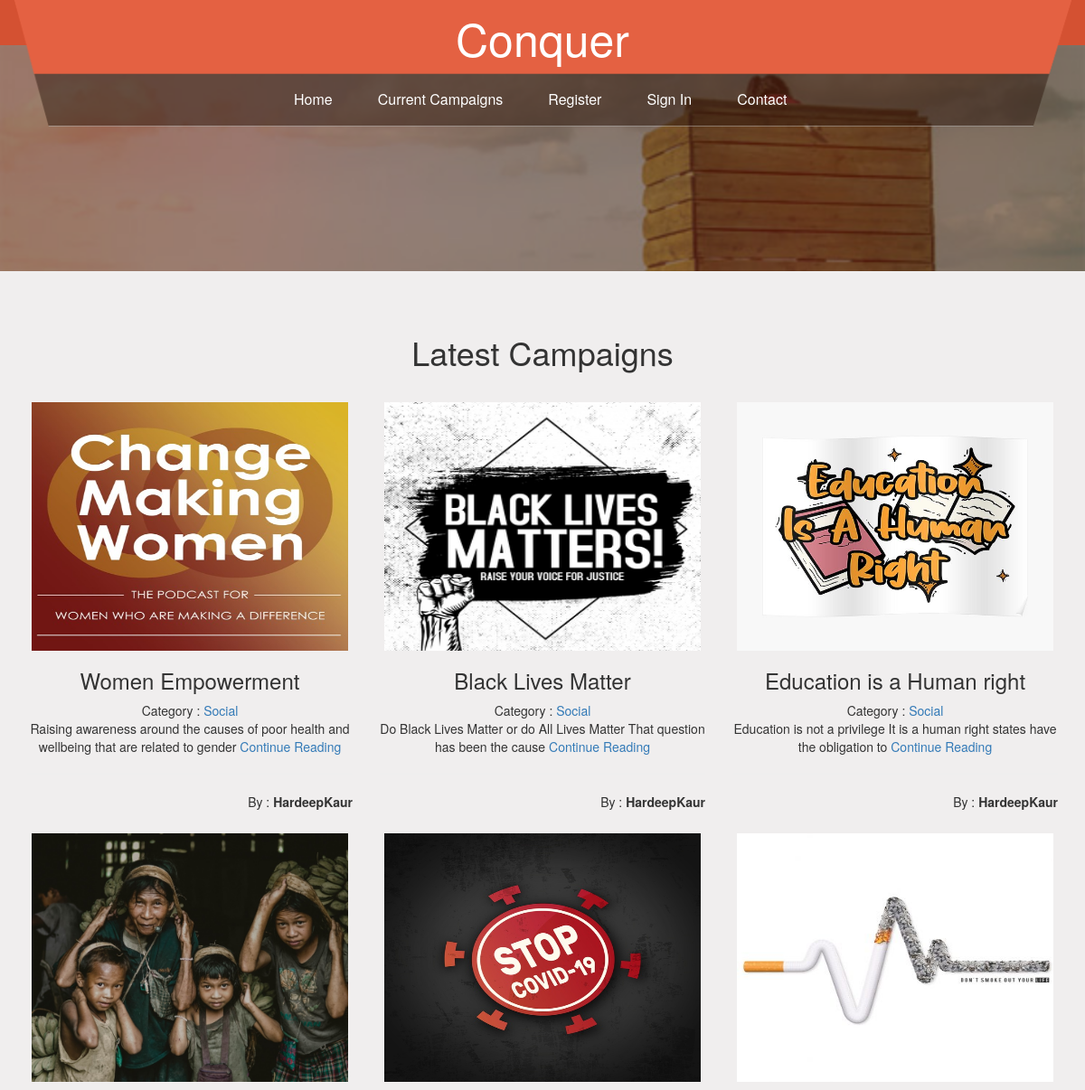
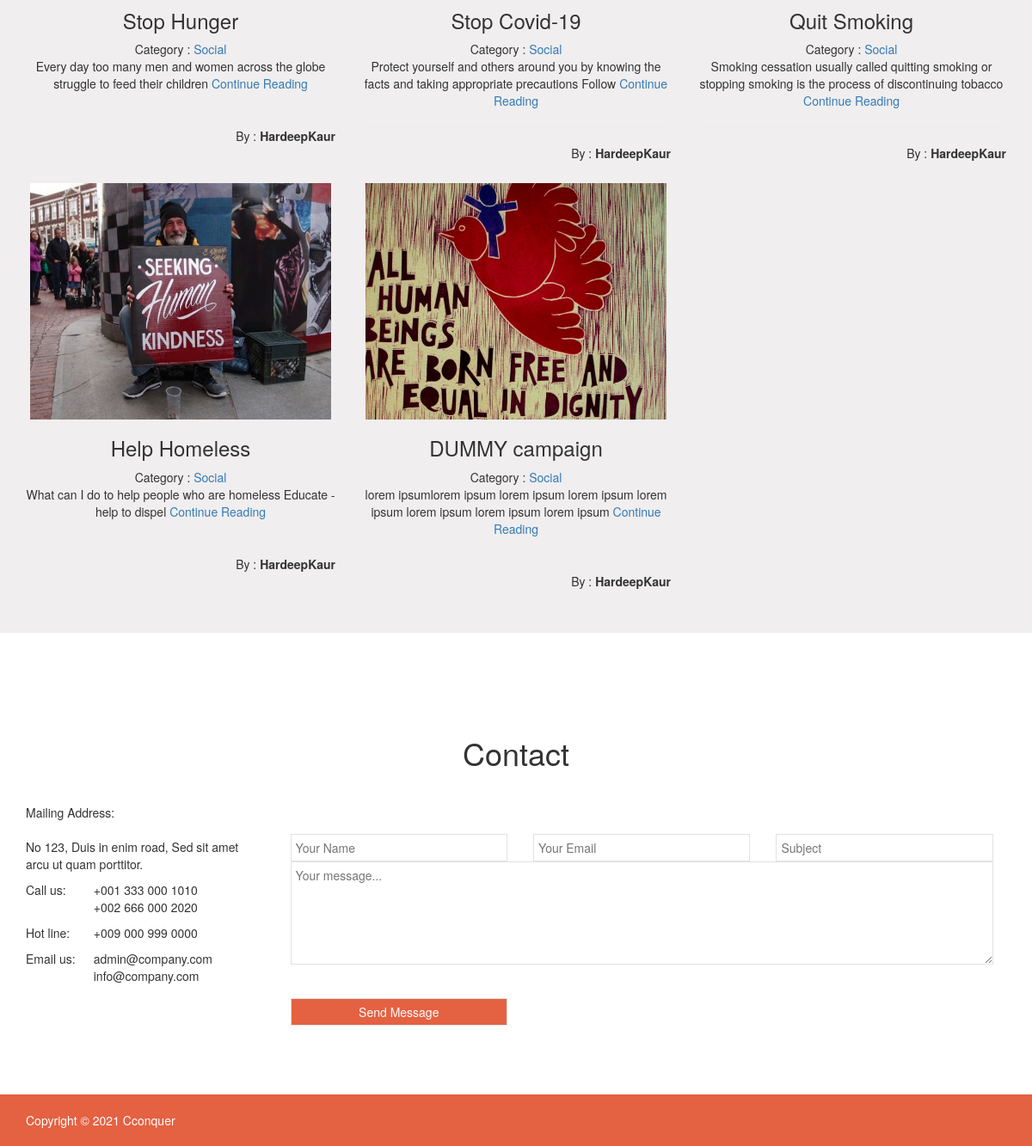
The app's page /campaign_list.php with its own data (2 pictures, top to bottom).
### tables this page shows
CREATE TABLE `tb_camp` (
  `camp_id` int(10) NOT NULL,
  `camp_name` varchar(200) NOT NULL,
  `camp_desc` varchar(1000) NOT NULL,
  `camp_by` varchar(10) NOT NULL,
  `camp_photo` varchar(30) NOT NULL,
  `camp_status` varchar(50) NOT NULL,
  `camp_date` date NOT NULL
);

CREATE TABLE `tb_register` (
  `id` int(11) NOT NULL,
  `first_name` varchar(250) NOT NULL,
  `last_name` varchar(250) NOT NULL,
  `email` varchar(250) NOT NULL,
  `password` varchar(250) NOT NULL,
  `phone` varchar(100) NOT NULL,
  `bio` varchar(500) NOT NULL,
  `status` int(100) NOT NULL DEFAULT 1
);

### campaign_list.php (the view, shortened to what this page needs)
<?php
include('include/header_s.php');
include('config.php');
?>
      </div>
    </div>
  </div>
  <div class="templatemo_headerimage">
    <div class="flexslider">
      <ul class="slides">
        <li><img src="images/slider/1.jpg" alt="Slide 1"></li>
      </ul>
    </div>
  </div>
  <div class="slider-caption">
  </div>
<div class="templatemo_servicewrapper" id="templatemo_service_page">
  <div class="container">
  <div class="row blog-row">
	    <h1 class="text-center margin_bottom30">Latest Campaigns</h1>
        <?php
            $query = "SELECT * FROM `tb_camp` WHERE `camp_status` = 'active'";
            $result = mysqli_query($con,$query);
            while($row = $result->fetch_assoc()) {
        ?>
			<div class="col-md-4 col-sm-4 col-xs-12 margin_bottom30">
			<a href="campaign.php?id=<?php echo $row['camp_id']; ?>">
				<img class="img-responsive img-class center-block" src="uploads/<?php echo $row['camp_photo']; ?>" height="250">
				</a>
				<div class="blog-content bg-white">
				<h3><?php echo $row['camp_name']; ?></h3>
				<p>Category : <a href="">Social</a></p>
				<p> <?php
                $first10words = implode(' ', array_slice(str_word_count($row['camp_desc'],1), 0, 15));
                echo $first10words; ?>
                <a href=""  class="heading_color">  Continue Reading</a></p>
				<hr>
				<p>
				<span class="pull-right">By : <strong><?php
                $user_d = $row['camp_by'];
                $querys = "SELECT * FROM `tb_register` WHERE id = $user_d";
                $results = mysqli_query($con,$querys);
                while($rows = $results->fetch_array()) {
                    echo $rows['first_name'];  echo $rows['last_name'];
                }
                ?></strong></span> </p>
				</div>
			</div>
        <?php } ?>
		</div>
  </div>
<?php include('include/footer.php'); ?>
<link href="//netdna.bootstrapcdn.com/bootstrap/3.0.0/css/bootstrap.min.css" rel="stylesheet" id="bootstrap-css">
<link rel="stylesheet" href="http://cdnjs.cloudflare.com/ajax/libs/font-awesome/4.1.0/css/font-awesome.min.css"/>

### include/header_s.php (shortened to what this page needs)
<!DOCTYPE html>
<head>
<link rel="stylesheet" href="css/animate.css">
<link rel="stylesheet" href="css/bootstrap.min.css">
<link rel="stylesheet" href="css/font-awesome.min.css">
<link rel="stylesheet" href="css/templatemo_misc.css">
<link rel="stylesheet" href="css/templatemo_style.css">
<link rel="stylesheet" href="css/styles.css">
</head>
<body>
<div id="templatemo_home_page">
  <div class="templatemo_topbar">
    <div class="container">
      <div class="row">
        <div class="templatemo_titlewrapper"><img src="images/templatemo_logobg.png" alt="logo background">
          <div class="templatemo_title"><span><a href="index.php" style="color: #ffffff;">Conquer</a></span></div>
        </div>
        <nav class="navbar navbar-default templatemo_menu" role="navigation">
          <div class="container-fluid">
            <div id="top-menu">
              <div class="collapse navbar-collapse" id="bs-example-navbar-collapse-1">
                <ul class="nav navbar-nav">
                  <li><a class="menu" href="index.php">Home</a></li>
                  <li><a class="menu" href="campaign_list.php">Current Campaigns</a></li>
                  <?php if(isset($_SESSION['user_name'])) {  ?> <li><a class="menu" href="new_campaign.php">New Campaign</a></li> <?php } else { ?> 				  <li><a class="menu" href="register.php">Register</a></li>
 <li><a class="menu" href="login.php">Sign In</a></li><?php } ?>
 <li><a class="menu" href="#templatemo_contact_page">Contact</a></li>
                </ul>
              </div>
            </div>
          </div>
        </nav>

### include/footer.php (shortened to what this page needs)
  </div>
</div>
<div class="templatemo_contactwrapper" id="templatemo_contact_page">
  <div class="container">
    <div class="row">
      <h1>Contact</h1>
    </div>
  </div>
  <div class="container templatemo_contactmargin">
    <div class="row">
      <div class="col-md-3">
        <div class="templatemo_address_title">Mailing Address:</div>
        No 123, Duis in enim road, Sed sit amet arcu ut quam porttitor.
        <div class="templatemo_address_left">Call us:</div>
        <div class="templatemo_address_right">+001 333 000 1010<br>
          +002 666 000 2020</div>
        <div class="templatemo_address_left">Hot line:</div>
        <div class="templatemo_address_right">+009 000 999 0000</div>
        <div class="templatemo_address_left">Email us:</div>
        <div class="templatemo_address_right">admin@company.com<br>
          info@company.com</div>
      </div>
      <form action="#" method="post">
        <div class="col-md-9">
          <div class="col-md-4">
            <input type="text" name="name" id="name" class="name" placeholder="Your Name">
          </div>
          <div class="col-md-4">
            <input type="text" name="email" id="email" class="email" placeholder="Your Email">
          </div>
          <div class="col-md-4">
            <input type="text" name="subject" id="subject" class="subject" placeholder="Subject">
          </div>
          <div class="col-md-12">
            <textarea name="message" cols="1" rows="1" class="message" placeholder="Your message... " id="message"></textarea>
          </div>
          <div class="col-md-4">
            <input type="submit" name="send" value="Send Message" id="submit" class="button templatemo_sendbtn">
          </div>
        </div>
      </form>
    </div>
  </div>
</div>
<div class="templatemo_footerwrapper">
  <div class="container">
    <div class="row">
      <div class="col-md-12">Copyright &copy; 2021 <a href="index.php">Cconquer</a>
      </div>
    </div>
  </div>
</div>
</body>
</html>

### css/templatemo_misc.css (style rules this page uses)
.slides,.flex-control-nav,.flex-direction-nav { margin:0; padding:0; list-style:none; }
.flexslider { margin:0; padding:0; }
.flexslider .slides > li { display:none; -webkit-backface-visibility:hidden; }
.flexslider .slides img { width:100%; display:block; }
.slides:after { content:"\0020"; display:block; clear:both; visibility:hidden; line-height:0; height:0; }
.flexslider { margin:0 0 60px; background:#fff; position:relative; zoom:1; }
.flexslider .slides { zoom:1; }

### css/templatemo_style.css (style rules this page uses)
body { font:14px/1.85em 'Open Sans',Arial,Helvetice Neue,sans-serif; color:#888888; font-weight:300; font-style:normal; -webkit-font-smoothing:antialiased; -webkit-text-size-adjust:100%; }
a,a:hover,a:focus { text-decoration:none; -webkit-transition:all 150ms ease-in; -moz-transition:all 150ms ease-in; -o-transition:all 150ms ease-in; transition:all 150ms ease-in; }
h1,h2,h3,h4,h5,h6 { font-family:'Open Sans',Arial,Helvetice Neue,sans-serif; }
h1 { width:100%; font-size:36px; color:#747474; text-align:center; }
.templatemo_topbar { width:100%; background:url(../images/templatemo-topbar-bg.png) repeat-x; position:fixed; z-index:10; top:0; }
.templatemo_headerimage { width:100%; margin-top:50px; position:relative; }
.templatemo_headerimage img { width:100%; }
.templatemo_titlewrapper { top:0; width:100%; left:0; }
.templatemo_title { position:absolute; height:150px; line-height:84px; float:left; display:block; width:100%; text-align:center; font-size:50px; color:#ffffff; top:0; left:0; }
.templatemo_title span { display:block; height:150px; }
.templatemo_menu { position:relative; top:10%; }
.templatemo_topbar .navbar-default { border:none; background:none; }
.templatemo_topbar .navbar { border-radius:0; }
.templatemo_topbar .navbar-nav { float:none; margin:0 auto; }
.templatemo_topbar .navbar-default .navbar-nav>li>a { color:#ffffff; }
.navbar-collapse { box-shadow:none; }
.templatemo_servicewrapper { background:#f0eeee; padding:50px 0 50px 0; width:100%; text-align:center; }
.templatemo_contactwrapper { padding:100px 0 30px 0; }
.templatemo_contactmargin { margin-top:30px; }
.templatemo_address_title { float:left; width:100%; margin:0 0 20px 0; }
.templatemo_address_left { float:left; width:30%; font-size:14px; margin-top:10px; }
.templatemo_address_right { float:left; width:70%; font-size:14px; margin-top:10px; }
.templatemo_contactwrapper input,textarea { width:100%; border:1px solid #e2e2e2; margin-top:10px; padding:5px; }
.templatemo_contactwrapper textarea { height:120px; }
.templatemo_sendbtn { background:#e46142; color:#fff; padding:7px 25px; float:left; }
.templatemo_footerwrapper { background:#e46142; color:#fff; width:100%; padding:20px 0; margin-top:50px; }
.templatemo_footerwrapper a { color:#fff; }
.flexslider ul { padding:0; }
.flexslider ul li { padding:0; }
.slider-caption { position:absolute; vertical-align:middle; width:100%; text-align:center; z-index:8; color:#fff; top:180px; }
.flexslider { background-color:#371604; overflow:hidden; margin:0; }
.flexslider img { position:relative; opacity:0.5; width:100%; z-index:7; }
@media (min-width:768px) { .templatemo_topbar { height:35px; } }
@media (min-width:768px) { .templatemo_headerimage { margin-top:35px; } }
@media (min-width:768px) { .templatemo_title { font-size:32px; line-height:50px; } }
@media (min-width:768px) { .templatemo_topbar .navbar-nav { width:600px; } }
@media (min-width:768px) { .templatemo_topbar .navbar { position:relative; top:-35px; } }
@media (min-width:768px) { .templatemo_topbar .navbar-default .navbar-nav>li>a { color:#ffffff; font-size:14px; padding:5px 25px; } }
@media (min-width:992px) { .templatemo_topbar { height:50px; } }
@media (min-width:992px) { .templatemo_headerimage { margin-top:50px; } }
@media (min-width:992px) { .templatemo_title { font-size:40px; line-height:60px; } }
@media (min-width:992px) { .templatemo_topbar .navbar { position:relative; top:-45px; } }
@media (min-width:992px) { .templatemo_topbar .navbar-default .navbar-nav>li>a { color:#ffffff; font-size:14px; padding:10px 25px; } }
@media (min-width:1200px) { .templatemo_title { font-size:50px; line-height:84px; } }
@media (min-width:1200px) { .templatemo_topbar .navbar { position:relative; top:-55px; } }
@media (min-width:1200px) { .templatemo_topbar .navbar-default .navbar-nav>li>a { color:#ffffff; font-size:16px; padding:15px 25px; } }

### campaign_list.php (style rules this page uses)
.flexslider { max-height: 250px; }
.img-class { height: 275px !important; width: 350px; }
p { margin: 0 0 0px !important; }
.col-md-4 { margin-top: 25px; }

### records on screen
tb_camp: camp_photo (picture), camp_name "Women Empowerment", camp_desc "Raising awareness around the causes of poor health and wellbeing that are related to gender"
tb_register: first_name "Hardeep", last_name "Kaur"
tb_camp: camp_photo (picture), camp_name "Black Lives Matter", camp_desc "Do Black Lives Matter or do All Lives Matter That question has been the cause"
tb_camp: camp_photo (picture), camp_name "Education is a Human right", camp_desc "Education is not a privilege It is a human right states have the obligation to"
tb_camp: camp_photo (picture), camp_name "Stop Hunger", camp_desc "Every day too many men and women across the globe struggle to feed their children"
tb_camp: camp_photo (picture), camp_name "Stop Covid-19", camp_desc "Protect yourself and others around you by knowing the facts and taking appropriate precautions Follow"
tb_camp: camp_photo (picture), camp_name "Quit Smoking", camp_desc "Smoking cessation usually called quitting smoking or stopping smoking is the process of discontinuing tobacco"
tb_camp: camp_photo (picture), camp_name "Help Homeless", camp_desc "What can I do to help people who are homeless Educate - help to dispel"
tb_camp: camp_photo (picture), camp_name "DUMMY campaign", camp_desc "lorem ipsumlorem ipsum lorem ipsum lorem ipsum lorem ipsum lorem ipsum lorem ipsum lorem ipsum"
